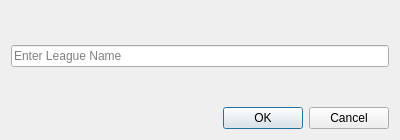
<?xml version="1.0" encoding="UTF-8"?>
<ui version="4.0">
 <class>new_league_dialog</class>
 <widget class="QDialog" name="new_league_dialog">
  <property name="geometry">
   <rect>
    <x>0</x>
    <y>0</y>
    <width>400</width>
    <height>140</height>
   </rect>
  </property>
  <property name="windowTitle">
   <string>New League</string>
  </property>
  <property name="modal">
   <bool>false</bool>
  </property>
  <layout class="QGridLayout" name="gridLayout">
   <item row="0" column="0">
    <layout class="QVBoxLayout" name="verticalLayout">
     <item>
      <spacer name="verticalSpacer">
       <property name="orientation">
        <enum>Qt::Vertical</enum>
       </property>
       <property name="sizeHint" stdset="0">
        <size>
         <width>20</width>
         <height>18</height>
        </size>
       </property>
      </spacer>
     </item>
     <item>
      <widget class="QLineEdit" name="new_league_line">
       <property name="focusPolicy">
        <enum>Qt::StrongFocus</enum>
       </property>
       <property name="placeholderText">
        <string>Enter League Name</string>
       </property>
      </widget>
     </item>
     <item>
      <spacer name="verticalSpacer_2">
       <property name="orientation">
        <enum>Qt::Vertical</enum>
       </property>
       <property name="sizeHint" stdset="0">
        <size>
         <width>20</width>
         <height>13</height>
        </size>
       </property>
      </spacer>
     </item>
    </layout>
   </item>
   <item row="1" column="0">
    <layout class="QHBoxLayout" name="horizontalLayout">
     <item>
      <spacer name="horizontalSpacer">
       <property name="orientation">
        <enum>Qt::Horizontal</enum>
       </property>
       <property name="sizeHint" stdset="0">
        <size>
         <width>40</width>
         <height>20</height>
        </size>
       </property>
      </spacer>
     </item>
     <item>
      <widget class="QDialogButtonBox" name="buttonBox">
       <property name="orientation">
        <enum>Qt::Horizontal</enum>
       </property>
       <property name="standardButtons">
        <set>QDialogButtonBox::Cancel|QDialogButtonBox::Ok</set>
       </property>
      </widget>
     </item>
    </layout>
   </item>
  </layout>
 </widget>
 <resources/>
 <connections>
  <connection>
   <sender>buttonBox</sender>
   <signal>accepted()</signal>
   <receiver>new_league_dialog</receiver>
   <slot>accept()</slot>
   <hints>
    <hint type="sourcelabel">
     <x>248</x>
     <y>254</y>
    </hint>
    <hint type="destinationlabel">
     <x>157</x>
     <y>274</y>
    </hint>
   </hints>
  </connection>
  <connection>
   <sender>buttonBox</sender>
   <signal>rejected()</signal>
   <receiver>new_league_dialog</receiver>
   <slot>reject()</slot>
   <hints>
    <hint type="sourcelabel">
     <x>316</x>
     <y>260</y>
    </hint>
    <hint type="destinationlabel">
     <x>286</x>
     <y>274</y>
    </hint>
   </hints>
  </connection>
 </connections>
</ui>
